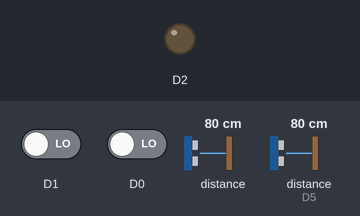
Bench run of a sketch on a simulated ESP8266 (NodeMCU). Parts: output pins drawn as LEDs (lit = HIGH). The test bench sets the inputs (shaded band); at power-on: distance to the obstacle 80 cm, D1 LOW, D0 LOW, distance to the obstacle (sensor on D5) 80 cm. The echo pulse lasts 58.3 µs per cm; WiFi joins after 1.5 s; servers stay silent unless stated; no MQTT or app messages arrive unless stated; pins used as bus, display or sensor lines are not drawn; what the sketch prints to the serial monitor is not drawn.

Above: at 6.2 s.
6.3 s: distance to the obstacle (sensor 0) set to 21 cm
7.8 s: distance to the obstacle (sensor 0) set to 17 cm
At 8.8 s:
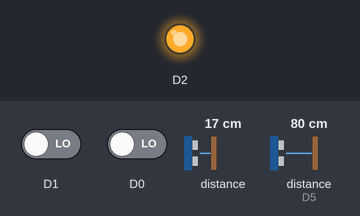
Timing chart, 0 to 10.8 s (numbered marks = the images above; inputs shaded):
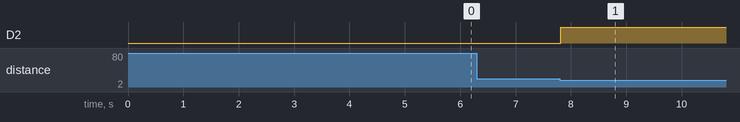

The sketch:

wifi.ino
```cpp
#include <ESP8266WiFi.h>
#include <PubSubClient.h>

const char* ssid = "Prophet";
const char* password = "1mProphet";
const char* mqttServer = "broker.hivemq.com";  // MQTT伺服器位址
const char* mqttUserName = "Prophet_Car";  // 使用者名稱，隨意設定。
const char* mqttPwd = "12345679";  // MQTT密碼
const char* clientID = "Prophet";      // 用戶端ID，隨意設定。
const char* topic = "/AGiLBERSPBCcqU";

unsigned long prevMillis = 0;  // 暫存經過時間（毫秒）
const long interval = 1000;  // 上傳資料的間隔時間，20秒。
String msgStr = "";      // 暫存MQTT訊息字串
String Direction="";
String Car_Front="";
String Available="";
long duration, cm;
long duration2, cm2;


int temp;  // 暫存溫度
int hum;   // 暫存濕度
int DP5;
int DP6;
int DP7;


WiFiClient espClient;
PubSubClient client(espClient);
//dht11 DHT11;

void setup_wifi() {
  delay(10);
  pinMode(D0, INPUT);
  pinMode(D1, INPUT);
  pinMode(D2, OUTPUT);
  pinMode(D3, INPUT);
  pinMode(D4, OUTPUT);
  pinMode(D5, INPUT);
  pinMode(D6, OUTPUT);

  WiFi.begin(ssid, password);

  while (WiFi.status() != WL_CONNECTED) {
    delay(5000);
    Serial.print(".");
  }

  Serial.println("");
  Serial.println("WiFi connected");
}

void reconnect() {
  while (!client.connected()) {
    if (client.connect(clientID, mqttUserName, mqttPwd)) {
      Serial.println("MQTT connected");
    } else {
      Serial.print("failed, rc=");
      Serial.print(client.state());
      Serial.println(" try again in 5 seconds");
      delay(5000);  // 等5秒之後再重試
    }
  }
}

void setup() {
  Serial.begin(9600);
  setup_wifi();
  client.setServer(mqttServer, 1883);
}

void loop() {
  if (!client.connected()) {
    reconnect();
  }
  client.loop();
  digitalWrite(D4, LOW);
  delayMicroseconds(5);
  digitalWrite(D4, HIGH);     // 給 Trig 高電位，持續 10微秒
  delayMicroseconds(10);
  digitalWrite(D4, LOW);
  duration = pulseIn(D3, HIGH);   // 收到高電位時的時間
  cm = (duration/2) / 29.1;

  digitalWrite(D6, LOW);
  delayMicroseconds(5);
  digitalWrite(D6, HIGH);
  delayMicroseconds(10);
  digitalWrite(D6, LOW);
  duration2 = pulseIn(D5, HIGH);
  cm2 = (duration2/2) / 29.1;
  Serial.print(cm2);
  Serial.println("cm2");

  //Car_Front
    if(cm<20||cm2<20){
          Car_Front="Block";
          digitalWrite(D2, HIGH);
    }
    else{
         Car_Front="Clean";
         digitalWrite(D2, LOW);
    }


  // 等待20秒
  if (millis() - prevMillis > interval) {
    prevMillis = millis();
    DP5=digitalRead(D0);
    DP6=digitalRead(D1);
    DP7=digitalRead(D2);
    //Direction
    if(DP5)
          Direction="Dining Out";
    else
          Direction="Finish";
      //Available
    if(DP6){
          Available="Waiting Commd";
        }
    else
          Available="Useing";


 //   // 讀取DHT11的溫濕度資料
//    int chk = DHT11.read(DHT11PIN);
 //   if (chk == 0) {
 //    temp = DHT11.temperature;
 //     hum = DHT11.humidity;
 temp++;
 hum++;


    // 組合MQTT訊息；field1填入溫度、field2填入濕度
    msgStr=msgStr+" Direction "+Direction+"  Car_Front "+Car_Front+" Available "+Available;

    // 宣告字元陣列
    byte arrSize = msgStr.length() + 1;
    char msg[arrSize];

    Serial.print("Publish message: ");
    Serial.println(msgStr);
    msgStr.toCharArray(msg, arrSize); // 把String字串轉換成字元陣列格式
    client.publish(topic, msg);       // 發布MQTT主題與訊息
    msgStr = "";
  }
}
```

Measured:
- the behaviour switches between 20 and 19 cm on distance to the obstacle (sensor 0) (found by bisection; images 0 and 1)
- after the input at 6.3 s, every drawn part: stays the same
- after the input at 7.8 s, D2: LOW → HIGH at once
